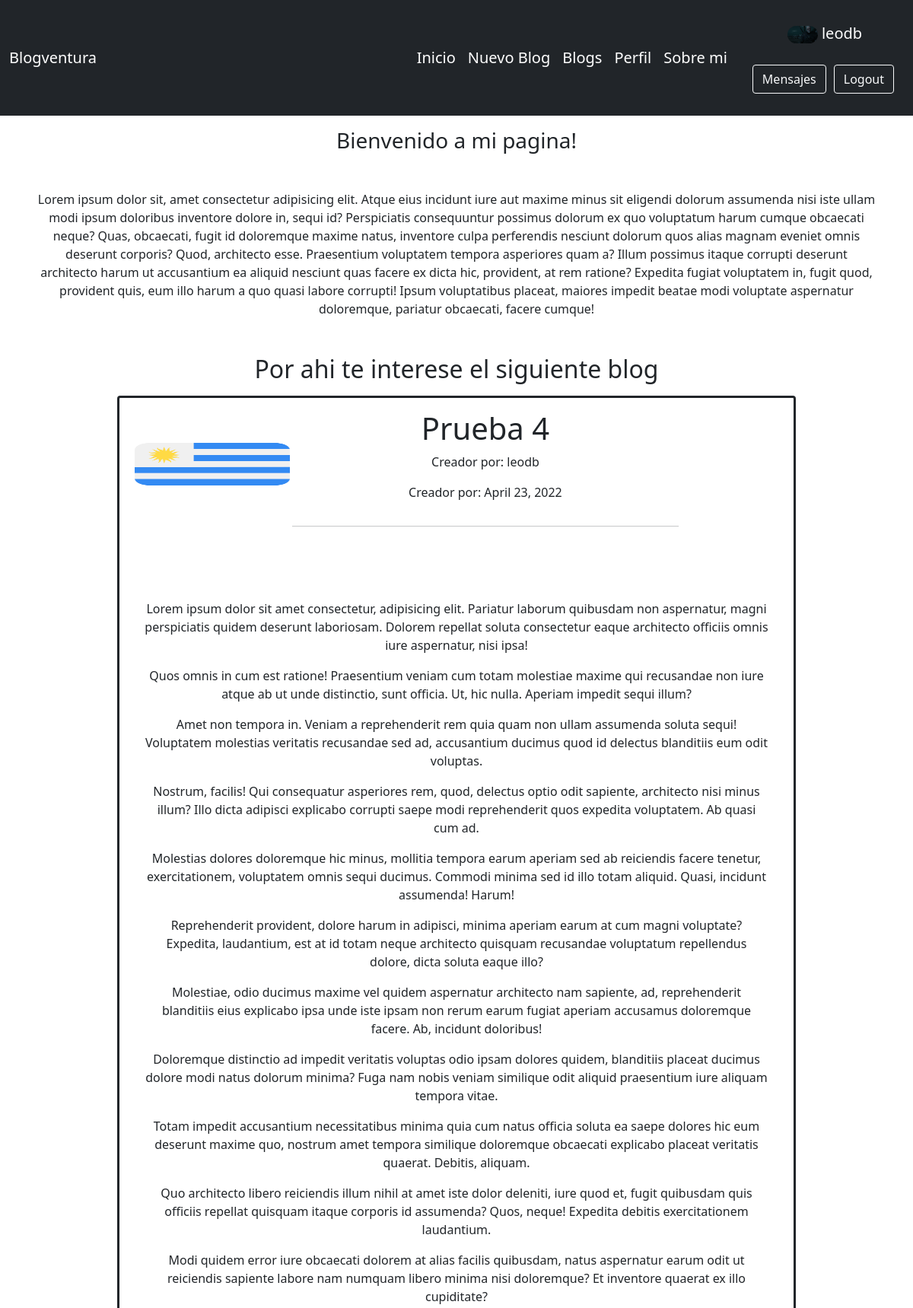
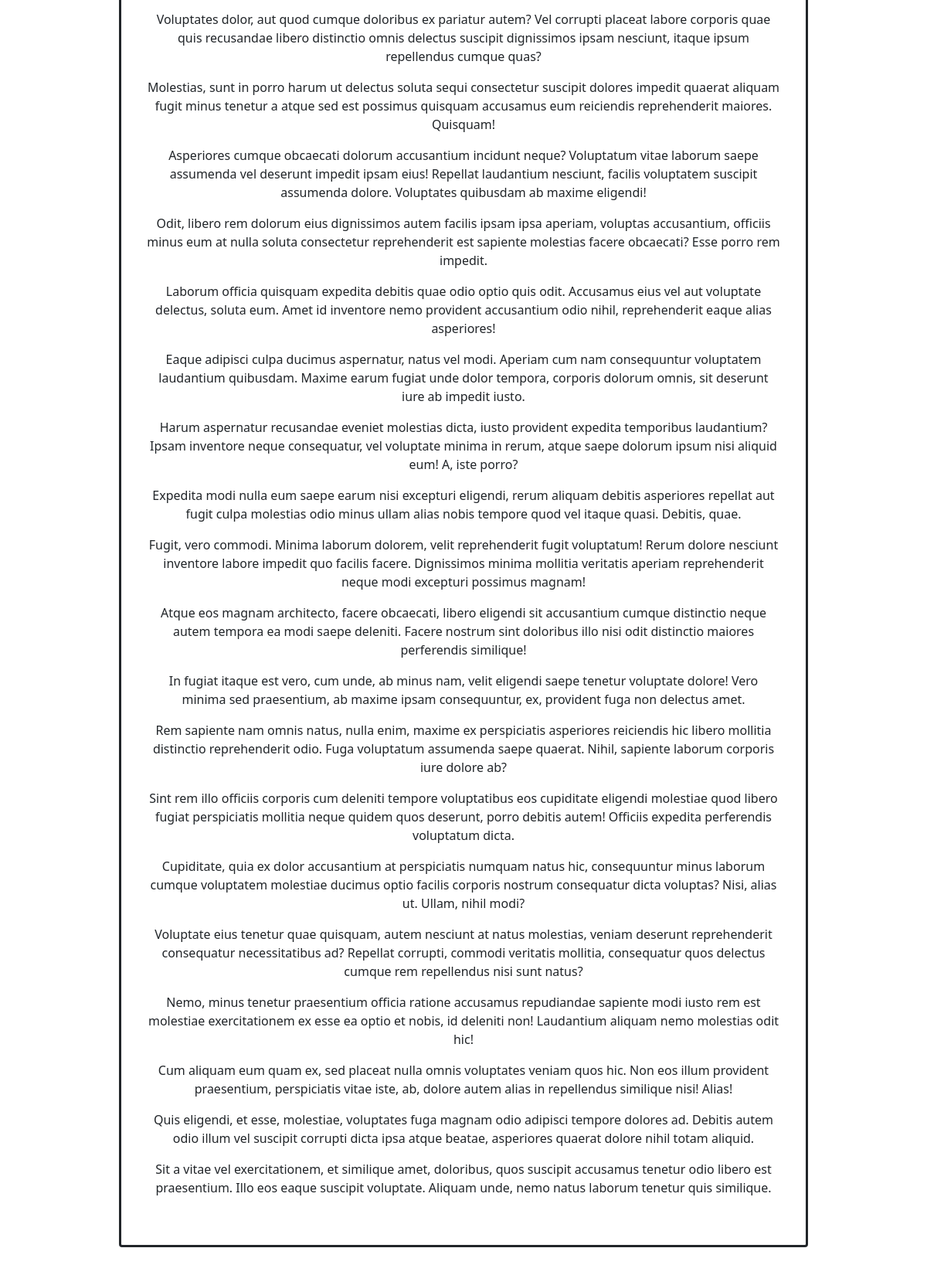
The app's page / (signed in, upper part) with its own data (2 pictures, top to bottom).
### App/models.py (models this page shows, shortened)
class Blog(models.Model):
    titulo = models.CharField(max_length=40)
    creador = models.CharField(max_length=40,blank=True)
    contenido = RichTextField()
    creacion = models.DateField(auto_now=True)
    foto = models.ImageField(upload_to="avatars", null=True, blank = True)
    subtitulo = models.CharField(max_length=40)

### App/views.py (the view)
# urls.py: path("", views.random_blog, name = "inicio"),
def random_blog(request):
    avatares = Avatar.objects.filter(user_id=request.user.username)
    rblog = list(Blog.objects.all())
    if request.user.is_authenticated:
        if len(rblog) > 4:
            rblog = random.sample(rblog,5)
            return render (request, "App/inicio_con_blogs.html", {"rblog": rblog[0], "rcreador":rblog[1], "rcontenido":rblog[2], "rcreacion":rblog[3], "rfoto":rblog[0].foto.url, "url": avatares[0].imagen.url})
        else:
            return render(request, "App/inicio_sin_blogs.html", {"url": avatares[0].imagen.url})
    else:
        if len(rblog) > 4:
            rblog = random.sample(rblog,5)
            return render (request, "App/inicio_con_blogs.html", {"rblog": rblog[0], "rcreador":rblog[1], "rcontenido":rblog[2],"rfoto":rblog[4],  "rcreacion":rblog[3], "rfoto":rblog[0].foto.url})
        else:
            return render(request, "App/inicio_sin_blogs.html")

### App/templates/App/inicio_con_blogs.html
{% extends 'App/padre.html' %}
{% load static %}
{% block cambiante %}
<P><h3>Bienvenido a mi pagina!</h3></P>
<p style="margin: 4%;">Lorem ipsum dolor sit, amet consectetur adipisicing elit. Atque eius incidunt iure aut maxime minus sit eligendi dolorum assumenda nisi iste ullam modi ipsum doloribus inventore dolore in, sequi id?
Perspiciatis consequuntur possimus dolorum ex quo voluptatum harum cumque obcaecati neque? Quas, obcaecati, fugit id doloremque maxime natus, inventore culpa perferendis nesciunt dolorum quos alias magnam eveniet omnis deserunt corporis?
Quod, architecto esse. Praesentium voluptatem tempora asperiores quam a? Illum possimus itaque corrupti deserunt architecto harum ut accusantium ea aliquid nesciunt quas facere ex dicta hic, provident, at rem ratione?
Expedita fugiat voluptatem in, fugit quod, provident quis, eum illo harum a quo quasi labore corrupti! Ipsum voluptatibus placeat, maiores impedit beatae modi voluptate aspernatur doloremque, pariatur obcaecati, facere cumque!</p>
<p><h2>Por ahi te interese el siguiente blog</h2></p>
<article>
    <div class="container bcontent  ">
        <div class="card border border-3 border-dark" style="width: 80%; margin: 1%;" >
            <div class="row no-gutters">
                <div class="col-sm-3">
                    <img class="card-img" src="{{rfoto}}" width="50px" height="100px"  style=" margin-top: 18%; margin-left: 10%; ">
                </div>
                <div class="col-sm-7">
                    <div class="card-body">
                        <h1 class="card-title">{{rblog.titulo}}</h1>
                        <p class="card-text">Creador por: {{rblog.creador}}</p>
                        <p class="card-text">Creador por: {{rblog.creacion}}</p>
                    </div>
                    <hr>
                </div>
                <div style="padding-left: 5%; padding-right: 5%; padding-bottom: 5%;">
                <p>{{rblog.contenido | safe}}</p>
                </div>
            </div>
        </div>
    </div>
</article>
{% endblock cambiante %}

### App/templates/App/padre.html (shortened to what this page needs)
<!DOCTYPE html>
<html lang="en">
    <head>
        {% load static %}
        <link href="https://cdn.jsdelivr.net/npm/bootstrap@5.0.2/dist/css/bootstrap.min.css" rel="stylesheet">
        <link href="{% static 'App/css/styles.css'%}" rel="stylesheet" />
    </head>
    <body>
        <nav class="navbar navbar-expand-lg navbar-dark bg-dark">
            <div class="container">
                <a class="navbar-brand" href="#!">Blogventura</a>
                <div class="collapse navbar-collapse" id="navbarSupportedContent">
                    <ul class="navbar-nav ms-auto mb-2 mb-lg-0">
                        {% if request.user.is_authenticated %}
                        <a class="navbar-brand" href="{% url 'Inicio'%}">Inicio</a>
                        <a class="navbar-brand" href="{% url 'Crear'%}">Nuevo Blog</a>
                        <a class="navbar-brand" href="{% url 'leerblogs'%}">Blogs</a>
                        <a class="navbar-brand" href="{% url 'Perfil'%}">Perfil</a>
                        <a class="navbar-brand" href="{% url 'About'%}">Sobre mi</a>
                        {% endif %}
                    </ul>
                </div>
            </div>
                    <div>
                        <center>
                        {% if not request.user.is_authenticated %}
                            <a class="navbar-brand" href="{% url 'Inicio'%}">Inicio</a>
                            <a class="navbar-brand" href="{% url 'leerblogs'%}">Blogs</a>
                            <a class="navbar-brand" href="{% url 'About'%}">Sobre mi</a>
                            <a class="navbar-brand" href="{% url 'register'%}">Registro</a>
                            <a class="navbar-brand "  href="{% url 'login'%}">Iniciar sesion</a>
                        {% else %}
                            <div >
                            <p><p class="navbar-brand"><img style="border-radius: 1500px;" src="{{url}}" width="40px"> {{request.user.username}}</p>
                            <p class="navbar-brand" style=" padding-top: 15px; margin-right: 20px; padding: 5px; "> <a style="margin-right: 10px;" class="btn btn-outline-light"  href="{% url 'mensajeria'%}">Mensajes <a class="btn btn-outline-light"  href="{% url 'logout'%}">Logout</a></a></p>
                            </div>
                        {% endif %}
                        </center>
                    </div>
        </nav>
        <center class="mb-5">
            {% block cambiante %}
            {% endblock cambiante %}
        </center>
    </body>
</html>

### records on screen
Blog: titulo "Prueba 4", creador "leodb", creacion "April 23, 2022", contenido "Lorem ipsum dolor sit amet consectetur, adipisicing elit. Pariatur laborum quibusdam non aspernatur, magni perspiciatis quidem deserunt laboriosam. Dolorem repellat soluta consectetur eaque architecto officiis omnis iure aspernatur, nisi ipsa! Quos omnis in cum est ratione! Praesentium veniam cum totam molestiae maxime qui recusandae non iure atque ab ut unde distinctio, sunt officia. Ut, hic nulla. Aperiam impedit sequi illum? Amet non tempora in. Veniam a reprehenderit rem quia quam non ullam assumenda soluta sequi! Voluptatem molestias veritatis recusandae sed ad, accusantium ducimus quod id delectus blanditiis eum odit voluptas. Nostrum, facilis! Qui consequatur asperiores rem, quod,…"

### other values on screen
{{ request.user.username }} "leodb"
